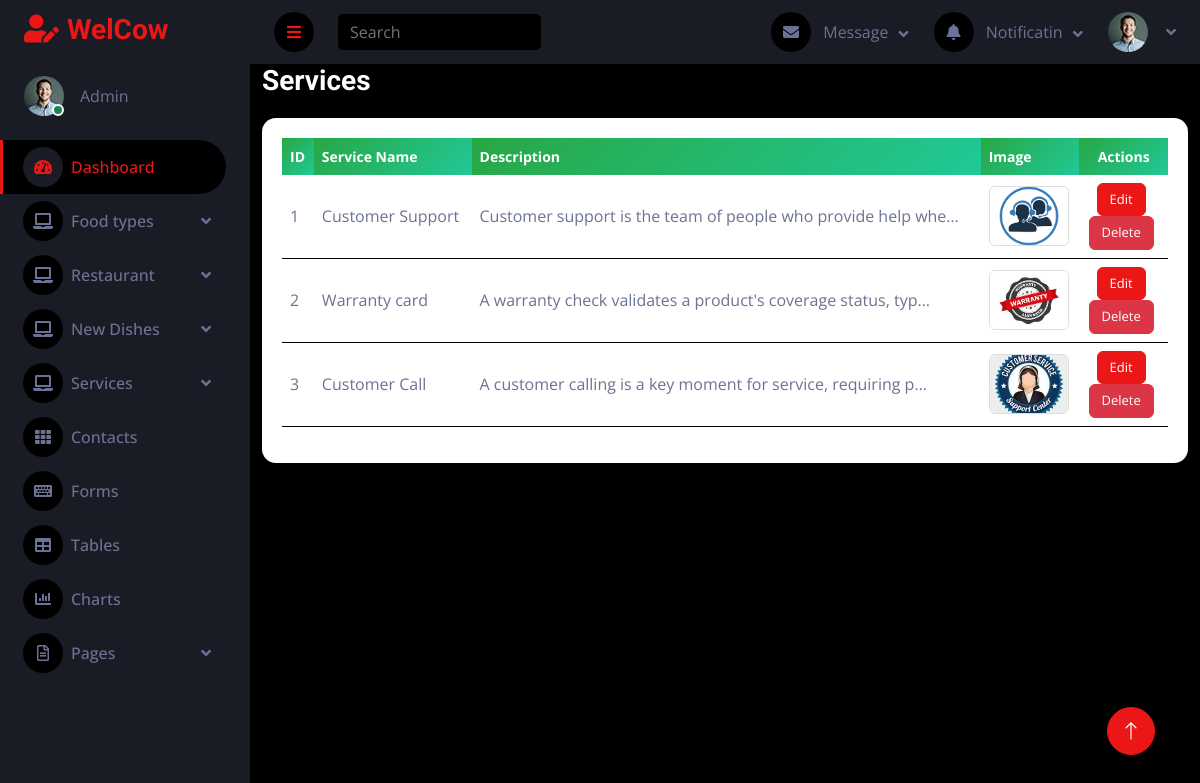
The app's page /mainapp/view_service/ with its own data.
### mainapp/models.py (models this page shows, shortened)
class serviceDb(models.Model):
    ServiceName=models.CharField(max_length=100)
    Description=models.TextField()
    ServiceImage=models.ImageField(upload_to="services")

### mainapp/views.py (the view)
# urls.py: path('view_service/',views.view_service,name='view_service'),
def view_service(request):
    services=serviceDb.objects.all()
    return render(request,'view_service.html',{'services':services})

### mainapp/templates/view_service.html (shortened to what this page needs)
{% extends "dashboard.html" %}
{% block content %}
<div class="container-fluid">
    <div class="d-flex justify-content-between align-items-center mb-3">
        <h3 class="mb-0">Services</h3>
    </div>
    <div class="table-card">
        <div class="table-responsive">
            <table class="table align-middle">
                <thead>
                    <tr>
                        <th>ID</th>
                        <th>Service Name</th>
                        <th>Description</th>
                        <th>Image</th>
                        <th class="text-center">Actions</th>
                    </tr>
                </thead>
                <tbody>
                    {% for service in services %}
                    <tr>
                        <td>{{ forloop.counter }}</td>
                        <td>{{ service.ServiceName }}</td>
                        <td>{{ service.Description|truncatechars:60 }}</td>
                        <td>
                            {% if service.ServiceImage %}
                                <img src="{{ service.ServiceImage.url }}"
                                     class="service-img"
                                     alt="{{ service.ServiceName }}">
                            {% else %}
                                <span class="text-muted">No Image</span>
                            {% endif %}
                        </td>
                        <td class="text-center">
                            <a href="{% url 'edit_service_page' service_id=service.id %}"
                               class="btn btn-primary btn-action">
                               Edit
                            </a>
<br>
                            <a href="{% url 'delete_service' service_id=service.id %}"
                               class="btn btn-danger btn-action"
                               onclick="return confirm('Are you sure you want to delete this service?');">
                               Delete
                            </a>
                        </td>
                    </tr>
                    {% empty %}
                    <tr>
                        <td colspan="5" class="text-center text-muted">
                            No services available
                        </td>
                    </tr>
                    {% endfor %}
                </tbody>
            </table>
        </div>
    </div>
</div>
{% endblock %}

### mainapp/static/dashboard/css/style.css (style rules this page uses)
:root { --primary: #EB1616; --secondary: #191C24; --light: #6C7293; --dark: #000000; }
.btn { transition: .5s; }

### mainapp/templates/view_service.html (style rules this page uses)
.table-card { background: #ffffff; border-radius: 14px; box-shadow: 0 12px 30px rgba(0,0,0,0.12); padding: 20px; margin-top: 20px; }
.table thead th { background: linear-gradient(135deg, #28a745, #20c997); color: #fff; border: none; font-size: 14px; }
.service-img { width: 80px; height: 60px; object-fit: cover; border-radius: 6px; border: 1px solid #ddd; }
.btn-action { padding: 6px 12px; font-size: 13px; border-radius: 6px; margin-right: 5px; }

### records on screen
serviceDb: ServiceName "Customer Support", Description "Customer support is the team of people who provide help whe…", ServiceImage (picture)
serviceDb: ServiceName "Warranty card", Description "A warranty check validates a product's coverage status, typ…", ServiceImage (picture)
serviceDb: ServiceName "Customer Call", Description "A customer calling is a key moment for service, requiring p…", ServiceImage (picture)
